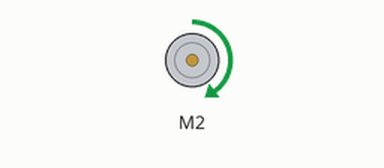
Recording of a sketch running on a simulated Arduino Uno, built with avr-gcc and run on an emulated ATmega328P. Parts: DC motor (green arrow = forward, orange = backward, longer = faster). No radio packets arrive unless stated; what the sketch prints to the serial monitor is not drawn.

Above: at 0.1 s.
Timing chart, 0 to 1.6 s (numbered marks = the images above):
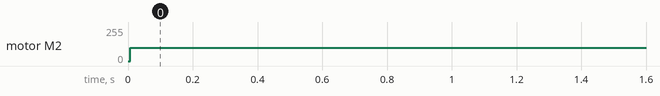

Measured:
- by itself, motor M2: stopped → forward 100/255 at 0.01 s

The sketch:

L293d.ino
```cpp
#include <SPI.h>
#include <nRF24L01.h>
#include <RF24.h>
#include <AFMotor.h>
AF_DCMotor motor(2, MOTOR12_64KHZ);
RF24 radio(9, 10); // CE, CSN
const byte address[6] = "000002";
int val=0;
void setup() {
  Serial.begin(9600);
  pinMode(11,INPUT);
  radio.begin();
radio.openReadingPipe(0, address);   //Setting the address at which we will receive the data
radio.setPALevel(RF24_PA_MIN);       //You can set this as minimum or maximum depending on the distance between the transmitter and receiver.
radio.startListening();              //This sets the module as receiver
  motor.setSpeed(100);
 motor.run(RELEASE);
}


void loop(){
  if(radio.available());
    radio.read(&val,sizeof(val));
  Serial.println(val);
  motor.run(FORWARD);
}
```
